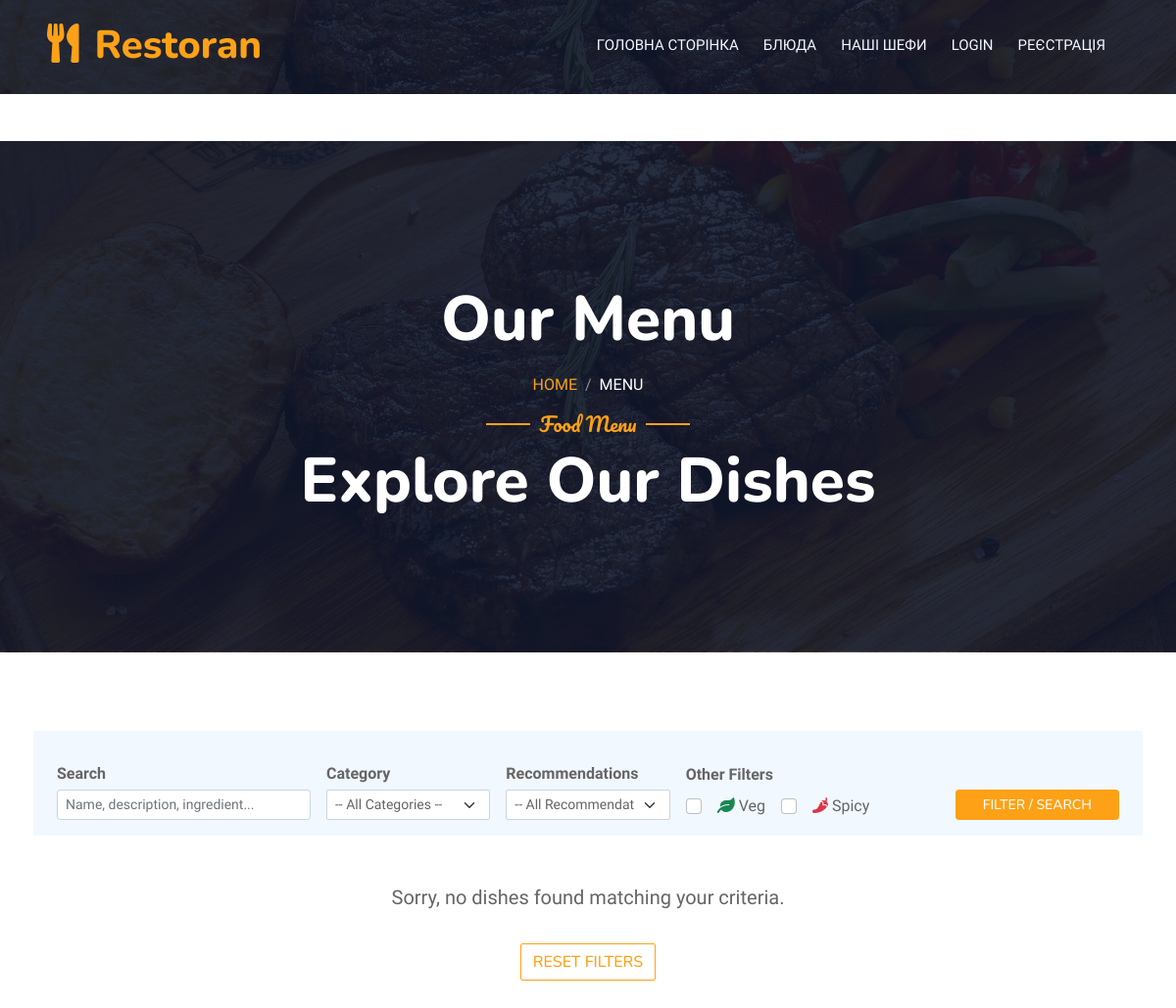
Page /dishes/ on the earlier database version.
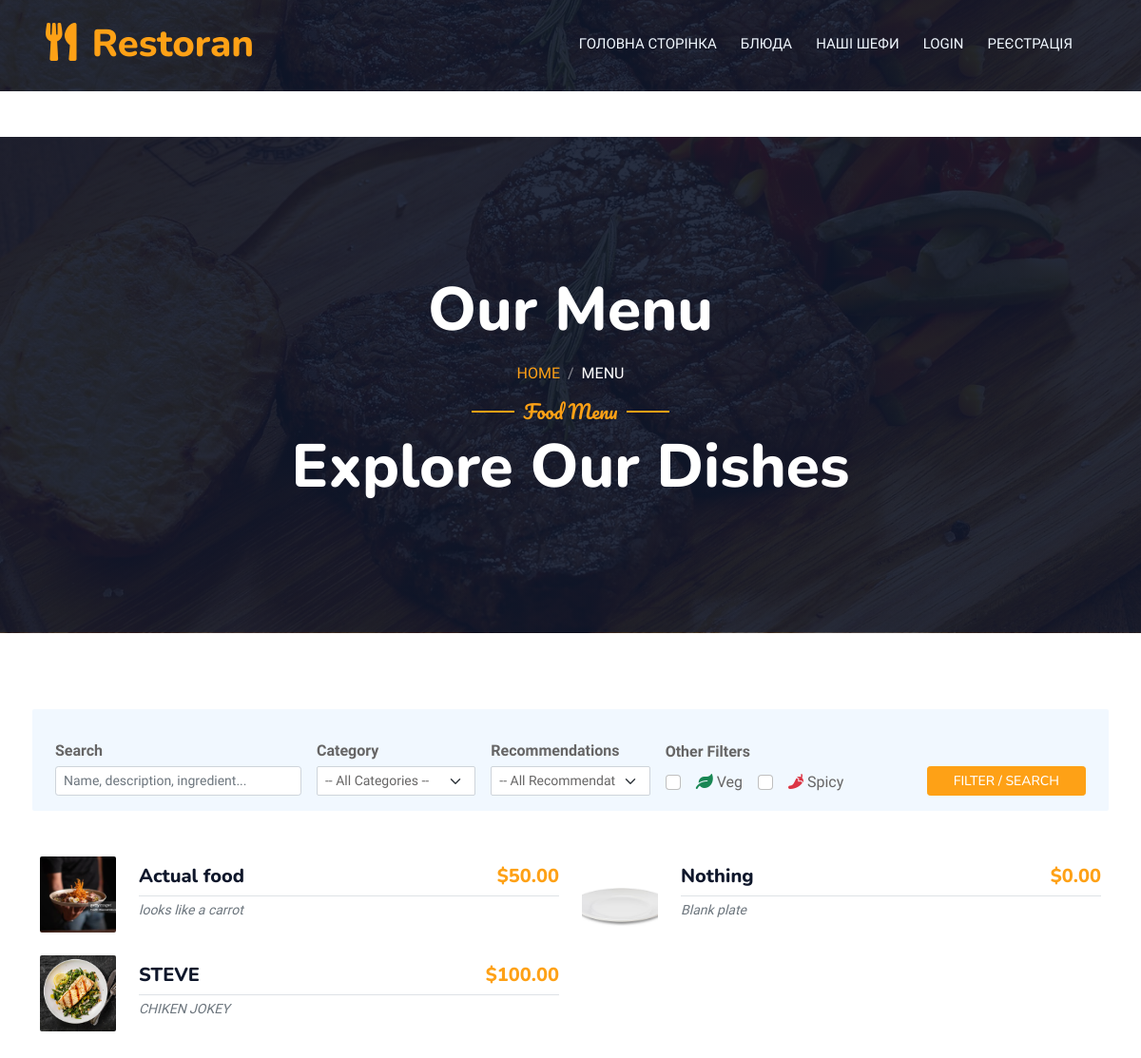
Same page on the later database version.
### dishes/models.py (models this page shows, shortened)
class Dish(models.Model):
    standard_category = models.ForeignKey(
        StandardCategory,
        on_delete=models.SET_NULL,
        null=True,
        blank=False,
        related_name='dishes',
        verbose_name="Standard Category"
    )
    recommendation_tags = models.ManyToManyField(
        RecommendationTag,
        blank=True,
        related_name='recommended_dishes',
        verbose_name="Recommendation Tags"
    )
    ingredients_list = models.ManyToManyField(
        'Ingredient',
        through='IngrToDish',
        blank=True,
        verbose_name="Ingredients"
    )
    name = models.CharField("Dish Name", max_length=100)
    description = models.TextField("Description", null=True, blank=True)
    price = models.DecimalField("Price", max_digits=10, decimal_places=2)
    image = models.ImageField("Image", upload_to='dish_images/', null=True, blank=True)
    is_vegetarian = models.BooleanField("Vegetarian", default=False)
    is_spicy = models.BooleanField("Spicy", default=False)
    class Meta:
        verbose_name = "Dish"
        verbose_name_plural = "Dishes"
        ordering = ['standard_category__order', 'standard_category__name', 'name']

### dishes/views.py (the view, shortened to what this page needs)
# urls.py: path('dishes/', dishes_views.dishes, name='dishes'),
def dishes(request):
    dishes_queryset = Dish.objects.select_related('standard_category').prefetch_related('recommendation_tags').all()
    standard_categories = StandardCategory.objects.all()
    recommendation_tags = RecommendationTag.objects.all()
    search_query = request.GET.get('search', '').strip()
    selected_std_category_id = request.GET.get('standard_category', '')
    selected_rec_tag_id = request.GET.get('recommendation_tag', '')
    filter_vegetarian = request.GET.get('vegetarian', '') == 'on'
    filter_spicy = request.GET.get('spicy', '') == 'on'
    if selected_std_category_id and selected_std_category_id.isdigit():
        dishes_queryset = dishes_queryset.filter(standard_category_id=int(selected_std_category_id))
    if selected_rec_tag_id and selected_rec_tag_id.isdigit():
        dishes_queryset = dishes_queryset.filter(recommendation_tags__id=int(selected_rec_tag_id))
    if filter_vegetarian:
        dishes_queryset = dishes_queryset.filter(is_vegetarian=True)
    if filter_spicy:
        dishes_queryset = dishes_queryset.filter(is_spicy=True)
    context = {
        'dishes': dishes_queryset,
        'standard_categories': standard_categories,
        'recommendation_tags': recommendation_tags,
        'search_query': search_query,
        'selected_standard_category_id': selected_std_category_id,
        'selected_tag_id': selected_rec_tag_id,
        'filter_vegetarian': filter_vegetarian,
        'filter_spicy': filter_spicy,
    }
    return render(request, 'dishes.html', context)

### templates/dishes.html (shortened to what this page needs)
{% load static %}
<!DOCTYPE html>
<html lang="en">
<head>
    <link href="https://cdnjs.cloudflare.com/ajax/libs/font-awesome/5.10.0/css/all.min.css" rel="stylesheet">
    <link href="https://cdn.jsdelivr.net/npm/bootstrap-icons@1.4.1/font/bootstrap-icons.css" rel="stylesheet">
    <link href='{% static "lib/animate/animate.min.css" %}' rel="stylesheet">
    <link href='{% static "lib/owlcarousel/assets/owl.carousel.min.css" %}' rel="stylesheet">
    <link href='{% static "lib/tempusdominus/css/tempusdominus-bootstrap-4.min.css" %}' rel="stylesheet" />
    <link href='{% static "css/bootstrap.min.css" %}' rel="stylesheet">
    <link href='{% static "css/style.css" %}' rel="stylesheet">
</head>
<body>
    <div class="container-xxl bg-white p-0">
        {% include "header.html" %}
        <div class="container-xxl py-5 bg-dark hero-header mb-5">
            <div class="container text-center my-5 pt-5 pb-4">
                <h1 class="display-3 text-white mb-3 animated slideInDown">Our Menu</h1>
                <nav aria-label="breadcrumb">
                    <ol class="breadcrumb justify-content-center text-uppercase">
                        <li class="breadcrumb-item"><a href="/">Home</a></li>
                        <li class="breadcrumb-item text-white active" aria-current="page">Menu</li>
                    </ol>
                </nav>
                <div class="text-center wow fadeInUp" data-wow-delay="0.1s">
                    <h5 class="section-title ff-secondary text-center text-primary fw-normal">Food Menu</h5>
                    <h1 class="display-3 text-white mb-3 animated slideInDown">Explore Our Dishes</h1>
                </div>
            </div>
        </div>
        <div class="container-xxl py-5">
            <div class="container">
                <div class="row mb-5 wow fadeInUp filter-form" data-wow-delay="0.2s">
                    <div class="col-12">
                        <form method="get" action="{% url 'dishes' %}" class="row g-3 align-items-end bg-light p-3 rounded">
                            <div class="col-lg-3 col-md-6">
                                <label for="search" class="form-label">Search</label>
                                <input type="text" class="form-control form-control-sm" id="search" name="search" placeholder="Name, description, ingredient..." value="{{ search_query|default:'' }}">
                            </div>
                            <div class="col-lg-2 col-md-6">
                                <label for="standard_category" class="form-label">Category</label>
                                <select class="form-select form-select-sm" id="standard_category" name="standard_category">
                                    <option value="">-- All Categories --</option>
                                </select>
                            </div>
                            <div class="col-lg-2 col-md-6">
                                <label for="recommendation_tag" class="form-label">Recommendations</label>
                                <select class="form-select form-select-sm" id="recommendation_tag" name="recommendation_tag">
                                    <option value="">-- All Recommendations --</option>
                                </select>
                            </div>
                            <div class="col-lg-3 col-md-6">
                                <label class="form-label d-block mb-2">Other Filters</label>
                                <div class="d-flex flex-wrap">
                                    <div class="form-check form-check-inline me-3">
                                        <input class="form-check-input" type="checkbox" id="vegetarian" name="vegetarian" {% if filter_vegetarian %}checked{% endif %}>
                                        <label class="form-check-label" for="vegetarian">
                                            <i class="fas fa-leaf text-success" title="Vegetarian"></i> Veg
                                        </label>
                                    </div>
                                    <div class="form-check form-check-inline me-3">
                                        <input class="form-check-input" type="checkbox" id="spicy" name="spicy" {% if filter_spicy %}checked{% endif %}>
                                        <label class="form-check-label" for="spicy">
                                            <i class="fas fa-pepper-hot text-danger" title="Spicy"></i> Spicy
                                        </label>
                                    </div>
                                </div>
                            </div>
                            <div class="col-lg-2 col-md-12">
                                <button type="submit" class="btn btn-primary btn-sm w-100">Filter / Search</button>
                            </div>
                        </form>
                    </div>
                </div>
                <div class="row g-4">
                    {% for dish in dishes %}
                    <div class="col-lg-6 wow fadeInUp" data-wow-delay="{{ forloop.counter0|divisibleby:2|yesno:'0.1,0.2' }}s">
                        <div class="d-flex align-items-center">
                            {% if dish.image %}
                                <img class="flex-shrink-0 img-fluid rounded" src="{{ dish.image.url }}" alt="{{ dish.name }}" style="width: 80px; height: 80px; object-fit: cover;">
                            {% else %}
                                <div class="dish-img-placeholder rounded">
                                    <i class="fas fa-utensils"></i>
                                </div>
                            {% endif %}
                            <div class="w-100 d-flex flex-column text-start ps-4">
                                <h5 class="d-flex justify-content-between border-bottom pb-2 mb-1">
                                    <span>
                                        {{ dish.name }}
                                    </span>
                                    <span class="text-primary">${{ dish.price|floatformat:2 }}</span>
                                </h5>
                                {% if dish.description %}
                                    <small class="fst-italic text-muted mb-1">{{ dish.description|truncatewords:15 }}</small>
                                {% endif %}
                            </div>
                        </div>
                    </div>
                    {% empty %}
                    <div class="col-12 text-center wow fadeInUp" data-wow-delay="0.1s">
                        <p class="lead">Sorry, no dishes found matching your criteria.</p>
                        <a href="{% url 'dishes' %}" class="btn btn-outline-primary mt-3">Reset Filters</a>
                    </div>
                    {% endfor %}
                </div>
            </div>
        </div>
    </div>
</body>
</html>

### templates/header.html (shortened to what this page needs)
<div class="container-xxl position-relative p-0">
    <nav class="navbar navbar-expand-lg navbar-dark bg-dark px-4 px-lg-5 py-3 py-lg-0">
        <a href="" class="navbar-brand p-0">
            <h1 class="text-primary m-0"><i class="fa fa-utensils me-3"></i>Restoran</h1>
        </a>
        <div class="collapse navbar-collapse" id="navbarCollapse">
            <div class="navbar-nav ms-auto py-0 pe-4">
                <a class="nav-item nav-link" href="{% url 'index' %}" >Головна сторінка</a>
                <a class="nav-item nav-link" href="{% url 'dishes' %}" >Блюда</a>
                <a class="nav-item nav-link" href="{% url 'shefs' %}" >Наші шефи</a>
                {% if user.is_authenticated %}
                    <a class="nav-item nav-link" href="{% url 'order_table' %}" >замовити столик</a>
                    <a class="nav-item nav-link" href="{% url 'logout' %}">Logout</a>
                {% else %}
                    <a class="nav-item nav-link" href="{% url 'login' %}">Login</a>
                    <a class="nav-item nav-link" href="{% url 'register' %}">Реєстрація</a>
                {% endif %}
            </div>
        </div>
    </nav>
    <div class="container-xxl py-5 bg-dark hero-header mb-5">
    </div>
</div>

### static/css/style.css (style rules this page uses)
:root { --primary: #FEA116; --light: #F1F8FF; --dark: #0F172B; }
.ff-secondary { font-family: 'Pacifico', cursive; }
.btn { font-family: 'Nunito', sans-serif; font-weight: 500; text-transform: uppercase; transition: .5s; }
.btn.btn-primary, .btn.btn-secondary { color: #FFFFFF; }
.navbar-dark .navbar-nav .nav-link { position: relative; margin-left: 25px; padding: 35px 0; font-size: 15px; color: var(--light) !important; text-transform: uppercase; font-weight: 500; outline: none; transition: .5s; }
@media (min-width: 992px) { .navbar-dark { position: absolute; width: 100%; top: 0; left: 0; z-index: 999; background: transparent !important; } }
.hero-header { background: linear-gradient(rgba(15, 23, 43, .9), rgba(15, 23, 43, .9)), url(../img/bg-hero.jpg); background-position: center center; background-repeat: no-repeat; background-size: cover; }
.breadcrumb-item + .breadcrumb-item::before { color: rgba(255, 255, 255, .5); }
.section-title { position: relative; display: inline-block; }
.section-title::before { position: absolute; content: ""; width: 45px; height: 2px; top: 50%; left: -55px; margin-top: -1px; background: var(--primary); }
.section-title::after { position: absolute; content: ""; width: 45px; height: 2px; top: 50%; right: -55px; margin-top: -1px; background: var(--primary); }

### templates/dishes.html (style rules this page uses)
.filter-form .form-label { font-weight: 600; margin-bottom: 0.3rem; }
.filter-form .form-check-label { margin-left: 0.5rem; font-weight: normal; }

Differences in the rows shown:
added Dish: image (picture), name "Actual food", price "50.00", description "looks like a carrot"
added Dish: image (picture), name "Nothing", price "0.00", description "Blank plate"
added Dish: image (picture), name "STEVE", price "100.00", description "CHIKEN JOKEY"
Other differences:
text no longer shown: "Sorry, no dishes found matching your criteria. RESET FILTERS"
